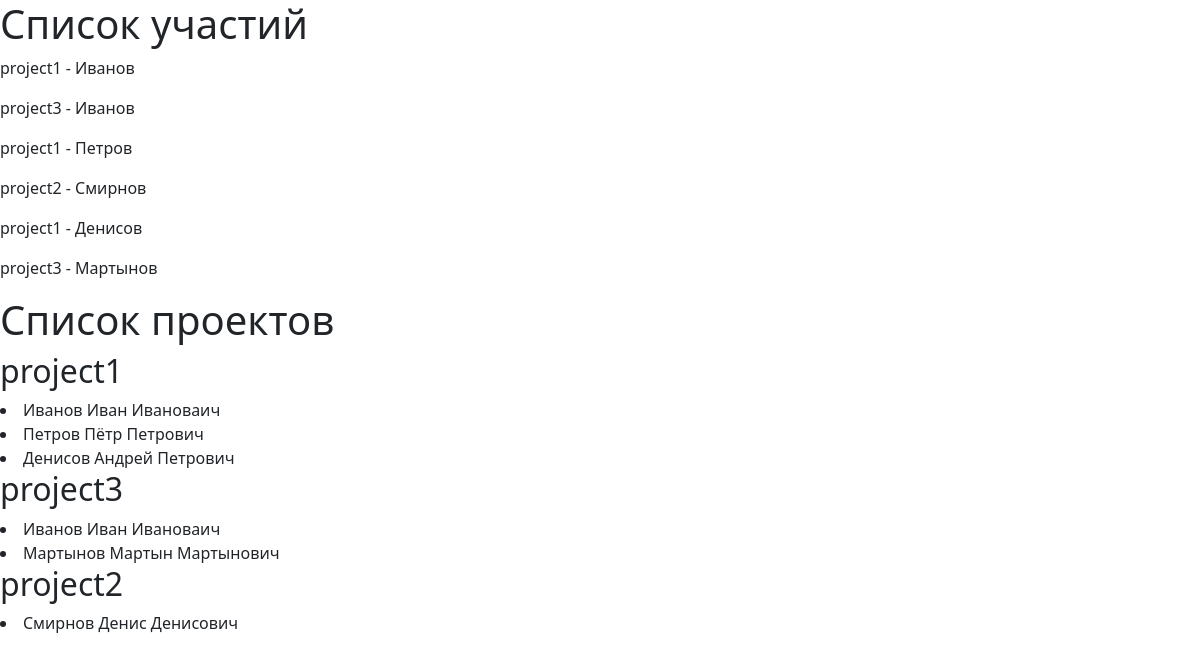
/btest/, run on the app's committed database.
### btest/models.py (models this page shows, shortened)
class workingOn(models.Model):
  worker = models.ForeignKey ("workers", on_delete=models.PROTECT,verbose_name="Сотрудник")
  project = models.ForeignKey ("projects", on_delete=models.PROTECT,verbose_name="Проект")
  class Meta:
      verbose_name_plural = 'Участие в проектах'
      verbose_name = 'Участия в проектах'

class projects(models.Model):
    title = models.CharField(max_length=50,verbose_name="Название")
    satrtDate = models.DateField(verbose_name="Дата начала")
    endDate = models.DateField(null=True, blank=True,verbose_name="Дата окончания")
    price = models.FloatField(null=True, blank=True,verbose_name="Объём финансирования")
    class Meta:
      verbose_name_plural = 'Проект'
      verbose_name = 'Проекты'
      ordering = ['satrtDate']

class workers(models.Model):
  surname = models.CharField(max_length=30,verbose_name="Фамилия")
  name = models.CharField(max_length=30, verbose_name="Имя")
  otchestvo = models.CharField(max_length=30,verbose_name="Отчество")
  pasportNumber = models.IntegerField(verbose_name="Номер паспорта")
  pasportSerie = models.IntegerField(verbose_name="Серия паспорта")
  INN = models.IntegerField(verbose_name="ИНН")
  birth = models.DateField(verbose_name="Дата рождения")
  position = models.CharField(max_length=50,verbose_name="Должность")
  class Meta:
    verbose_name_plural = 'Сотрудник'
    verbose_name = 'Сотрудники'
    ordering = ['surname']

### btest/views.py (the view)
# urls.py: path('', index),
def index(request):
  s1 = 'Список участий\r\n\r\n\r\n'
  wOns=workingOn.objects.select_related("project").select_related("worker")
  for bb in workingOn.objects.select_related("project").select_related("worker"):
    s1 += str(bb.project.title) +'  '+ bb.worker.surname +  '\r\n'
  s2 = '\r\n\r\n\r\n\r\nСписок проектов\r\n\r\n'
  dprojects={}
  for bb in workingOn.objects.select_related("project").select_related("worker"):
    if(bb.project.title in dprojects.keys()):
        dprojects[bb.project.title]+=[bb.worker.surname + " " +  bb.worker.name + " " + bb.worker.otchestvo]
    else:
       dprojects[bb.project.title]=[bb.worker.surname + " " +  bb.worker.name + " " + bb.worker.otchestvo]
  return render(request, "btest/index.html",{'wOns': wOns, 'dprojects' : dprojects})

### btest/templates/btest/index.html (shortened to what this page needs)
<!DOCTYPE html>
<html lang="ru">
<head>
	{% load bootstrap5 %}
	{% bootstrap_css %}
</head>
<body>
	<h1>Список участий</h1>
	{% for wOn  in wOns %}
	<div>
		<p>{{ wOn.project.title }} - {{ wOn.worker.surname }} <p>
	</div>
	{% endfor %}
	<h1>Список проектов</h1>
	{% for key, value  in dprojects.items %}
	<div>
		<h2>{{ key }}</h2>
		{% for w  in value %}
		<li>{{ w }}</li>
		{% endfor %}
	</div>
	{% endfor %}
</body>
</html>

### data on the page
workingOn: project "project1", worker.surname "Иванов"
workingOn: project "project3", worker.surname "Иванов"
workingOn: project "project1", worker.surname "Петров"
workingOn: project "project2", worker.surname "Смирнов"
workingOn: project "project1", worker.surname "Денисов"
workingOn: project "project3", worker.surname "Мартынов"
projects: dprojects "project1"
projects: dprojects "project3"
projects: dprojects "project2"

### other printed values
{{ w }} "Иванов Иван Ивановаич" "Петров Пётр Петрович" "Денисов Андрей Петрович" "Иванов Иван Ивановаич" "Мартынов Мартын Мартынович" "Смирнов Денис Денисович"
